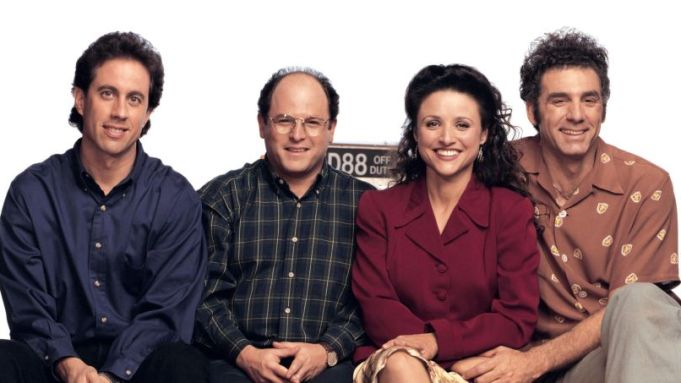
#> input picture Ders_1/seinfeldcast.jpg, 681 x 383 px; the run also reads 1 picture not shown here
$ python lesson_1.py
#> lines starting #> are read from the running program, lines starting #| are printed output that depends on the picture
import cv2
import numpy as np

image = cv2.imread("seinfeldcast.jpg",0)
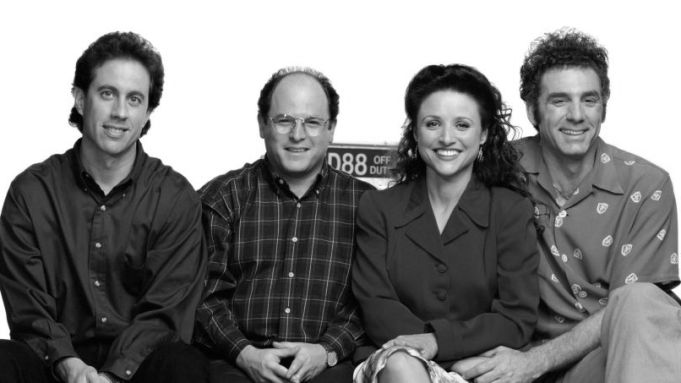
#> image: shape (383, 681); min 0, max 255, mean 126.5
image2 = cv2.imread("newseinfeld.jpg")
print(type(image))
#| <class 'numpy.ndarray'>
cv2.imshow("seinfeld image",image)
cv2.imshow("seinfeldcast",image)
cv2.waitKey(0)
cv2.destroyAllWindows()
cv2.imwrite("newseinfeld.jpg",image)


#deneme
